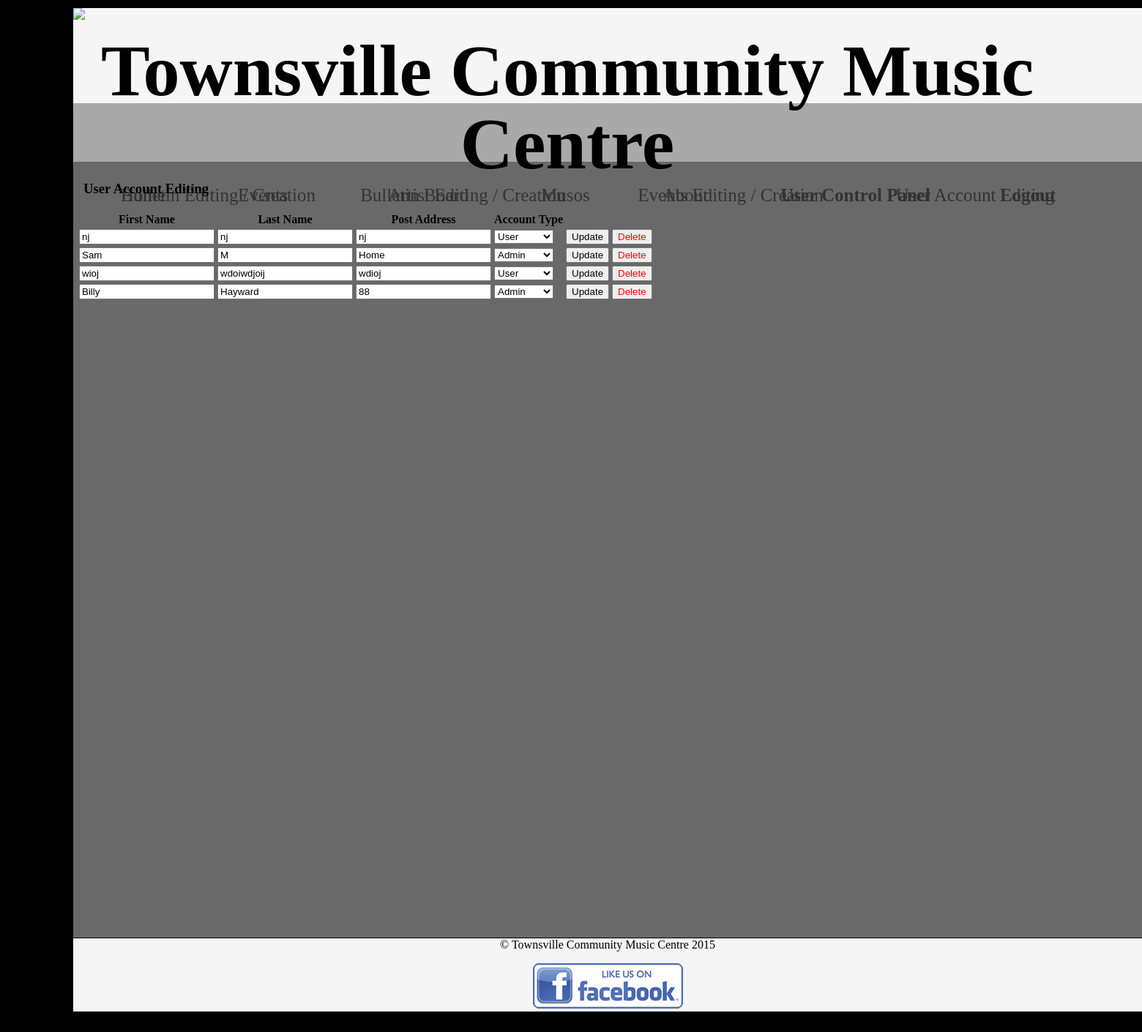
/user_control_panel.php?editing_mode=user_account (signed in), run on the app's committed database.
### tables this page shows
CREATE TABLE "user_accounts" (
  "account_id" integer NOT NULL PRIMARY KEY AUTOINCREMENT,
  "account_type" text NOT NULL DEFAULT 'user',
  "password" text NOT NULL,
  "email" text NOT NULL,
  "firstname" text NOT NULL,
  "lastname" text NOT NULL,
  "post_address" text NOT NULL,
  "contact_number" text NOT NULL
);

### authenticate.php (called while the page is built, shortened)
<?php include("dbconnect.php");
if (!isset($_SESSION['email'])){
    if (isset($_POST['email']))
    {
        $sql = "SELECT * FROM user_accounts WHERE email = :em AND password = :pw";
        $stmt = $dbh->prepare($sql);
        $stmt->bindParam(':em', $_POST['email']);
        $stmt->bindParam(':pw', $_POST['password']);
        $stmt->execute();
        $results = $stmt->fetchAll();
        $results = $results[0];
        if ($results)
        {
            $_SESSION['email'] = $_POST['email'];
            $_SESSION['account_id'] = $results['account_id'];
            $_SESSION['account_type'] = $results['account_type'];
            $_SESSION['msg'] = "Welcome " . $results['firstname'];
            session_regenerate_id();
            header("Location: user_control_panel.php?editing_mode=bulletin");
        }
        else
        {
            $_SESSION['msg'] = "Invalid username and/or password!";
            header("Location: login.php");
            exit();
        }
    }
    else
    {
        $_SESSION['msg'] = "You must log in first";
        header("Location: login.php");
        exit();
    }
} else {
    $sql = "SELECT * FROM user_accounts WHERE account_id = :account_id AND email = :email";
    $stmt = $dbh->prepare($sql);
    $stmt->bindParam(':account_id', $_SESSION['account_id']);
    $stmt->bindParam(':email', $_SESSION['email']);
    $stmt->execute();
    $results = $stmt->fetchAll();
}
?>

### user_control_panel.php (the view, shortened to what this page needs)
<?php
include("dbconnect.php");
require("authenticate.php");
?>
<!DOCTYPE html>
<html lang="en"/>
<head>
    <link rel="stylesheet" type="text/css" href="stylesheet.css">
</head>
<body>
<?php
include("header.php")
?>
<?php
include("nav.php")
?>
<div id="user_cp_nav">
    <a href="user_control_panel.php?editing_mode=bulletin">Bulletin Editing / Creation</a>
    <?php
    if($_SESSION['account_type'] == "admin" || $_SESSION['account_type'] == "paid_user") {
        echo "<a href='user_control_panel.php?editing_mode=artist'>Artist Editing / Creation</a>";
    }
    ?>
    <a href="user_control_panel.php?editing_mode=events">Events Editing / Creation</a>
    <?php
    if ($_SESSION['account_type'] == 'admin') {
        echo "<a href=\"user_control_panel.php?editing_mode=user_account\">User Account Editing</a>";
    }
    ?>
</div>
<div id="content">
    <?php
    $todaysDate = new DateTime("now");
    $expiryDate = $todaysDate->add(new DateInterval("P30D"));
    $expireString = $expiryDate->format('Y-m-d');
    $sql = "SELECT * FROM bulletins";
    foreach ($dbh->query($sql) as $row) {
        $checkExpired = new DateTime($row['date']);
        $compareDate = new DateTime("now");
        if ($checkExpired < $compareDate) {
            $sql = "DELETE FROM bulletins WHERE id = '$row[id]'";
            $dbh->exec($sql);
        }
    }
    $sql = "SELECT * FROM events";
    foreach ($dbh->query($sql) as $row) {
        $checkExpired = new DateTime($row['expiry_date']);
        $compareDate = new DateTime("now");
        if ($checkExpired < $compareDate) {
            $sql = "DELETE FROM events WHERE event_id = '$row[event_id]'";
            $dbh->exec($sql);
        }
    }
    if ($_GET['editing_mode'] == "bulletin"){
        $_SESSION['coming_from'] = "bulletins";
        if ($_SESSION['account_type'] == "admin") {
            $sql = "SELECT * FROM bulletins";
        } else {
            $sql = "SELECT * FROM bulletins WHERE account_id = '$_SESSION[account_id]'";
        }
        $results = $dbh->query($sql);
        ?>
        <h3>Bulletin Editing</h3>
        <p>Bulletins expire after 30 days since creation</p>
        <table id="bulletin_details">
            <tr>
                <th>Name</th>
                <th>Details</th>
            </tr>
            <?php
            foreach ($results as $row){
                ?>
            <form id="bulletin_details" name="bulletin_details" method="post" action="dbprocess.php">
                <?php
                echo "<tr><td><input type='text' id='bulletin_name' name='name' value='$row[name]'></td>
                        <td><textarea id='bulletin_description' name='description'>$row[description]</textarea></td>
                        <td><input type='text' id='expiry_date' name='expiry_date' readonly value='$row[date]'></td>
                        <td><input type='submit' name='update_button' value='Update'></td>
                        <td><input id='delete_button' type='submit' name='delete_button' value='Delete'></td>
                        <td><input type='hidden' name='id' value='$row[id]'></td></tr>";
                ?>
            </form>
            <?php
            }
            ?>
            <form id="create_bulletin" name="create_bulletin" method="post" action="dbprocess.php" enctype="multipart/form-data">
                <table>
                <tr><th><h3>Create New Bulletin</h3></th></tr>
                <tr><th>Name</th><th>Description</th><th>Expiry Date</th></tr>
                <tr><td><input type='text' name='name'></td>
                    <td><textarea name='description'></textarea></td>
                    <td><input type='text' id='expiry_date' name='expiry_date' readonly value=<?php echo $expireString; ?>></td>
                    <td><input type='file' name='imagefile' id='imagefile'/></td>
                    <td><input type='submit' name='create_bulletin' value='Create'></td></tr>
                </table>
            </form>
        </table>
<?php } else if ($_GET['editing_mode'] == "user_account"){
        if ($_SESSION['account_type'] == "admin") {
            $sql = "SELECT * FROM user_accounts";
        } else {
            $sql = "SELECT * FROM user_accounts WHERE user_id = '$_SESSION[account_id]'";
        }
        ?>
        <h3>User Account Editing</h3>
        <table id="user_account_table">
            <tr>
                <th>
                    First Name
                </th>
                <th>
                    Last Name
                </th>
                <th>
                   Post Address
                </th>
                <th>
                    Account Type
                </th>
            </tr>
            <?php
            foreach ($dbh->query($sql) as $row) {
            ?>
            <form name="user_accounts" method="post" action="dbprocess.php">
            <tr><td><input type="text" name="firstname" value="<?php echo $row['firstname']; ?>"></td>
                <td><input type="text" name="lastname" value="<?php echo $row['lastname']; ?>"></td>
                <td><input type="text" name="post_address" value="<?php echo $row['post_address']; ?>"></td>
                <td><select name="account_type">
                        <option value="admin" <?php if($row['account_type'] == 'admin'){echo("selected");}?>>Admin</option>
                        <option value="user" <?php if($row['account_type'] == 'user'){echo("selected");}?>>User</option>
                    </select></td>
                <td><input type="submit" name="update_button" value="Update"></td>
                <td><input type="submit" name="delete_button" value="Delete" id="delete_button"></td></tr>
            </form>
            <?php } ?>
        </table>
<?php
    } else if ($_GET['editing_mode'] == "upgrade_user") {
        echo "<h3>Upgrade to a paying user now to gain access to adding and editing Artists</h3>";
        echo "<p>You can support the Music Centre by becoming a Member and derive some benefits for yourself at the same time. Your subscription helps to keep us operating and we provide substantial discounts whenever possible.</p>
                <p>For the Music Centre's own events, Members' ticket discounts can be as high as 50%!</p>
                <p>The Music Centre is also registered as a Deductible Gift Recipient. Any extra donations are tax-deductible!</p>";
        echo "<h3>Individual Membership Price $25 per year</h3>";
        echo "<form action=\"https://www.paypal.com/cgi-bin/webscr\" method=\"post\">
                    <input type=\"hidden\" name=\"cmd\" value=\"_s-xclick\">
                    <input type=\"hidden\" name=\"hosted_button_id\" value=\"GCRJ28AFLXURQ\">
                    <input type=\"image\" src=\"https://www.paypalobjects.com/en_AU/i/btn/btn_paynow_SM.gif\" name=\"submit\" alt=\"PayPal � The safer, easier way to pay online.\">
                    <img alt=\"\" border=\"0\" src=\"https://www.paypalobjects.com/en_AU/i/scr/pixel.gif\" width=\"1\" height=\"1\">
                    </form>";
    } ?>
</div>
</body>
<?php
include("footer.php")
?>

### stylesheet.css (style rules this page uses)
body { background-color: black; margin: 50px; margin-left: 100px; margin-top: -10px; }
#user_cp_nav { height: 40px; width: 1460px; background-color: darkgray; }
#delete_button { color: red; }
#user_cp_nav a { color: #333333; text-align:justify; margin-left: 65px; margin-right: 30px; font-family: "crimson-text"; line-height: 40px; font-size: 25px; text-decoration: none; }
#content { height: 1050px; width: 1450px; background-color: dimgray; padding: 5px; }
h3 { font-family: font-family: Gotham, "Helvetica Neue", Helvetica, Arial, sans-serif; color: #000000; margin-left: 9px; }

### data on the page
user_accounts: firstname "nj", lastname "nj", post_address "nj", account_type "User"
user_accounts: firstname "Sam", lastname "M", post_address "Home", account_type "Admin"
user_accounts: firstname "wioj", lastname "wdoiwdjoij", post_address "wdioj", account_type "User"
user_accounts: firstname "Billy", lastname "Hayward", post_address "88", account_type "Admin"
